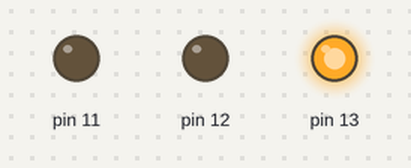
Recording of a sketch running on a simulated Arduino Uno, built with avr-gcc and run on an emulated ATmega328P. On the bench: output pins drawn as LEDs (lit = HIGH).

Above: at 0.1 s.
At 0.9 s:
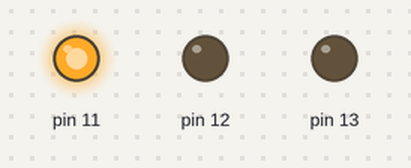
At 1.7 s:
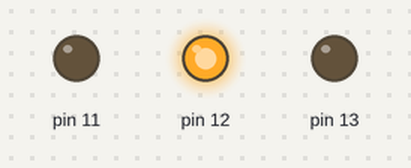
At 2.7 s:
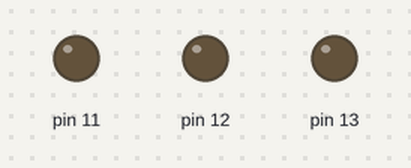
Timing chart, 0 to 3.0 s (numbered marks = the images above):
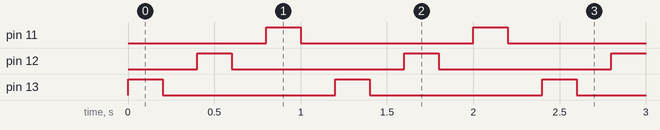

Measured:
- by itself, pin 11–13: alternates HIGH for 0.20 s and LOW for 1.0 s
- by itself, everything shown: repeats every 1.2 s, in 6 steps

The sketch:

practica2.ino
```cpp
// the setup routine runs once when you press reset:
void setup()
{

    // initialize the digital pin as an output.
    for (int i = 11; i <= 13; i++)
    {
        pinMode(i, OUTPUT);
    }
}

// the loop routine runs over and over again forever:
void loop()
{
    for (int i = 13; i >= 11; i--)
    {
        digitalWrite(i, HIGH);
        delay(200);
        digitalWrite(i, LOW);
        delay(200);
    }
}
```
